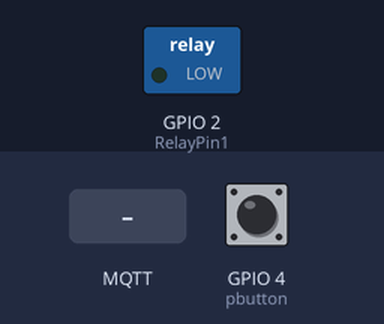
This sketch was run on a simulated ESP8266 (NodeMCU). On the bench: switched loads named in the sketch (green lamp = pin HIGH). Inputs (shaded band) come from the test bench; at power-on: GPIO 4 (pbutton) HIGH. WiFi joins after 1.5 s; servers stay silent unless stated; no MQTT or app messages arrive unless stated; what the sketch prints to the serial monitor is not drawn.

Above: at 2.7 s.
2.8 s: MQTT message "0" arrives on the first subscribed topic
7.0 s: GPIO 4 (pbutton) pulled LOW for 3.2 s
At 8.7 s:
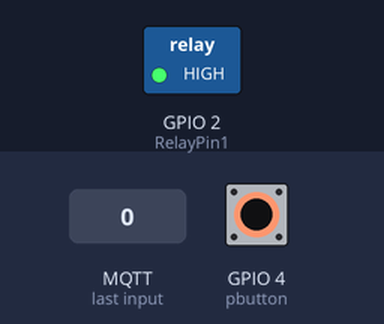
Timing chart, 0 to 12.1 s (numbered marks = the images above; inputs shaded):
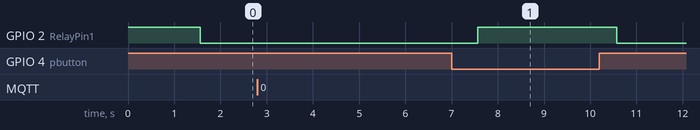

Measured:
- after the input at 7.0 s, GPIO 2 (RelayPin1): LOW → HIGH after 0.57 s, → LOW 3.0 s later

The sketch:

button_mqtt_2.ino
```cpp
#ifdef ESP8266
#include <ESP8266WiFi.h>
#elif defined(ESP32)
#include <WiFi.h>
#else
#error "Board not found"
#endif
#include <PubSubClient.h>

#define RelayPin1 2
#define pbutton   4
const char *ssid = ""; // Enter your WiFi name
const char *password = "";  // Enter WiFi password
const char* mqttServer = "192.168.1.120";
const char* mqttUserName = ""; // MQTT username
const char* mqttPwd = ""; // MQTT password
//const char* clientID = "EspClient00002"; // client id

#define sub1 "switch1"

#define pub1 "switch1_status"

WiFiClient espClient;
PubSubClient client(espClient);

unsigned long lastMsg = 0;
#define MSG_BUFFER_SIZE  (80)
char msg[MSG_BUFFER_SIZE];
int value = 0;
int pushed = 0;

void setup_wifi() {
 delay(10);
  // We start by connecting to a WiFi network
  Serial.println();
  Serial.print("Connecting to ");
  Serial.println(ssid);

  WiFi.mode(WIFI_STA);
  WiFi.begin(ssid, password);

  while (WiFi.status() != WL_CONNECTED) {
    delay(500);
    Serial.print(".");
  }

  randomSeed(micros());

  Serial.println("");
  Serial.println("WiFi connected");
  Serial.println("IP address: ");
  Serial.println(WiFi.localIP());
}

void reconnect() {
 while (!client.connected()) {
 Serial.print("Attempting MQTT connection...");
 if (client.connect("ESP32Client")) {
 Serial.println("MQTT connected");
      // ... and resubscribe
      client.subscribe(sub1);
}
    else {
      Serial.print("failed, rc=");
      Serial.print(client.state());
      Serial.println(" try again in 5 seconds");
      // Wait 5 seconds before retrying
      delay(5000);
    }
  }
}

void callback(char* topic, byte* payload, unsigned int length) {
  Serial.print("Message arrived [");
  Serial.print(topic);
  Serial.print("] ");

  if (strstr(topic, sub1))
  {
    for (int i = 0; i < length; i++) {
      Serial.print((char)payload[i]);
    }
    Serial.println();
    // Switch on the LED if an 1 was received as first character
    if ((char)payload[0] == '0') {
      digitalWrite(RelayPin1, HIGH);   // Turn the LED on (Note that LOW is the voltage level
      client.publish(pub1, "0");
    } else {
      digitalWrite(RelayPin1, LOW);  // Turn the LED off by making the voltage HIGH
      client.publish(pub1, "1");
    }
  }
}

void button(){
int buttonState = digitalRead(pbutton); // read new state

  if (buttonState == LOW) {
    digitalWrite(RelayPin1, HIGH); // turn on
    client.publish(sub1, "HIGH");

  }
  else
  if (buttonState == HIGH) {
    digitalWrite(RelayPin1, LOW);  // turn off
    client.publish(sub1, "LOW");

  }
}


void setup() {
  Serial.begin(115200);

  pinMode(pbutton,INPUT);
  pinMode(RelayPin1, OUTPUT);
  digitalWrite(RelayPin1, HIGH);
  digitalWrite(pbutton,HIGH);

  setup_wifi();
   client.setServer(mqttServer, 1883);
   client.setCallback(callback);
}

void loop() {
   if (!client.connected()) {
    reconnect();
  }

  client.loop();

  if (Serial.available()) {
Serial.write(Serial.read());

}
  button();
  delay(1000);
}
```
